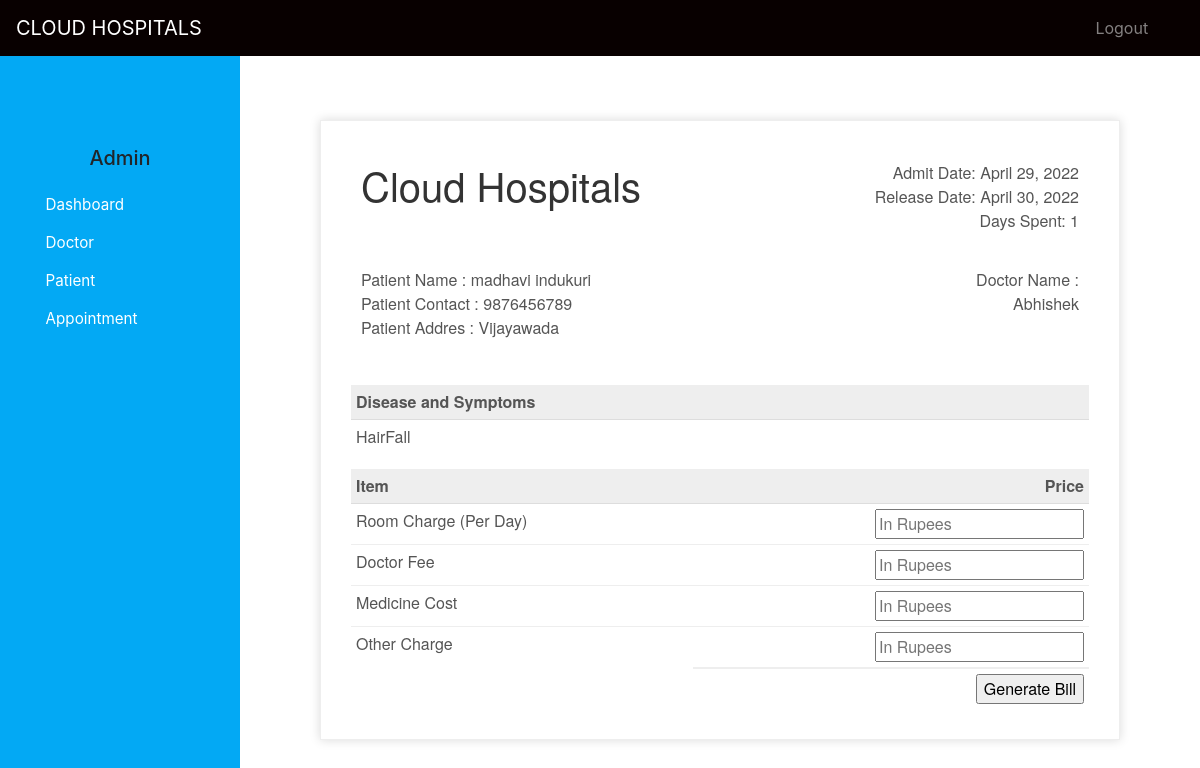
Page /discharge-patient/1 (signed in) on the committed database.
### hospital/models.py (models this page shows, shortened)
class Patient(models.Model):
    user=models.OneToOneField(User,on_delete=models.CASCADE)
    address = models.CharField(max_length=40)
    mobile = models.CharField(max_length=20,null=False)
    symptoms = models.CharField(max_length=100,null=False)
    assignedDoctorId = models.PositiveIntegerField(null=True)
    admitDate=models.DateField(auto_now=True)
    status=models.BooleanField(default=False)
    @property
    def get_name(self):
        return self.user.first_name+" "+self.user.last_name

### hospital/views.py (the view, shortened to what this page needs)
# urls.py: path('discharge-patient/<int:pk>', views.discharge_patient_view,name='discharge-patient'),
@login_required(login_url='adminlogin')
@user_passes_test(is_admin)
def discharge_patient_view(request,pk):
    patient=models.Patient.objects.get(id=pk)
    days=(date.today()-patient.admitDate) #2 days, 0:00:00
    assignedDoctor=models.User.objects.all().filter(id=patient.assignedDoctorId)
    d=days.days # only how many day that is 2
    patientDict={
        'patientId':pk,
        'name':patient.get_name,
        'mobile':patient.mobile,
        'address':patient.address,
        'symptoms':patient.symptoms,
        'admitDate':patient.admitDate,
        'todayDate':date.today(),
        'day':d,
        'assignedDoctorName':assignedDoctor[0].first_name,
    }
    return render(request,'hospital/patient_generate_bill.html',context=patientDict)

### hospital/views.py (called while the page is built)
def is_admin(user):
    return user.groups.filter(name='ADMIN').exists()

### templates/hospital/patient_generate_bill.html (shortened to what this page needs)
{% extends 'hospital/admin_base.html' %}
{% load static %}
{% block content %}
<head>
</head>
<br><br><br>
<div class="invoice-box">
  <table cellpadding="0" cellspacing="0">
    <tr class="top">
      <td colspan="2">
        <table>
          <tr>
            <td class="title">
              <h1>Cloud Hospitals </h1>
            </td>
            <td>
              Admit Date: {{admitDate}}<br>
              Release Date: {{todayDate}}<br>
              Days Spent: {{day}}
            </td>
          </tr>
        </table>
      </td>
    </tr>
    <tr class="information">
      <td colspan="2">
        <table>
          <tr>
            <td>
              Patient Name : {{name}}<br>
              Patient Contact : {{mobile}}<br>
              Patient Addres : {{address}}<br>
            </td>
            <td>
              Doctor Name :<br>
              {{assignedDoctorName}}<br>
            </td>
          </tr>
        </table>
      </td>
    </tr>
    <tr class="heading">
      <td>
        Disease and Symptoms
      </td>
      <td>
      </td>
    </tr>
    <tr class="details">
      <td>
        {{symptoms}}
      </td>
    </tr>
    <tr class="heading">
      <td>
        Item
      </td>
      <td>
        Price
      </td>
    </tr>
    <form method="post">
      <tr class="item">
        <td>
          Room Charge (Per Day)
        </td>
        <td>
          <input type="number" name="roomCharge" placeholder="In Rupees" value="">
        </td>
      </tr>
      <tr class="item">
        <td>
          Doctor Fee
        </td>
        <td>
          <input type="number" name="doctorFee" placeholder="In Rupees" value="">
        </td>
      </tr>
      <tr class="item">
        <td>
          Medicine Cost
        </td>
        <td>
          <input type="number" name="medicineCost" placeholder="In Rupees" value="">
        </td>
      </tr>
      <tr class="item last">
        <td>
          Other Charge
        </td>
        <td>
          <input type="number" name="OtherCharge" placeholder="In Rupees" value="">
        </td>
      </tr>
      <tr class="total">
        <td></td>
        <td>
          <input type="submit" name="submit" value="Generate Bill">
        </td>
      </tr>
    </form>
  </table>
</div>
{% endblock content %}

### static/style.css (style rules this page uses)
body { padding-left: 240px; }

### templates/hospital/admin_base.html (style rules this page uses)
body { padding-left: 240px; }

### templates/hospital/patient_generate_bill.html (style rules this page uses)
.invoice-box { max-width: 800px; margin: auto; padding: 30px; border: 1px solid #eee; box-shadow: 0 0 10px rgba(0, 0, 0, .15); font-size: 16px; line-height: 24px; font-family: 'Helvetica Neue', 'Helvetica', Helvetica, Arial, sans-serif; color: #555; }
.invoice-box table { width: 100%; line-height: inherit; text-align: left; }
.invoice-box table td { padding: 5px; vertical-align: top; }
.invoice-box table tr td:nth-child(2) { text-align: right; }
.invoice-box table tr.top table td { padding-bottom: 20px; }
.invoice-box table tr.top table td.title { font-size: 45px; line-height: 45px; color: #333; }
.invoice-box table tr.information table td { padding-bottom: 40px; }
.invoice-box table tr.heading td { background: #eee; border-bottom: 1px solid #ddd; font-weight: bold; }
.invoice-box table tr.details td { padding-bottom: 20px; }
.invoice-box table tr.item td { border-bottom: 1px solid #eee; }
.invoice-box table tr.item.last td { border-bottom: none; }
.invoice-box table tr.total td:nth-child(2) { border-top: 2px solid #eee; font-weight: bold; }

### rows in the picture
Patient: admitDate "April 29, 2022", mobile "9876456789", address "Vijayawada", symptoms "HairFall"

### other values in the picture
{{ name }} "madhavi indukuri"
{{ assignedDoctorName }} "Abhishek"
